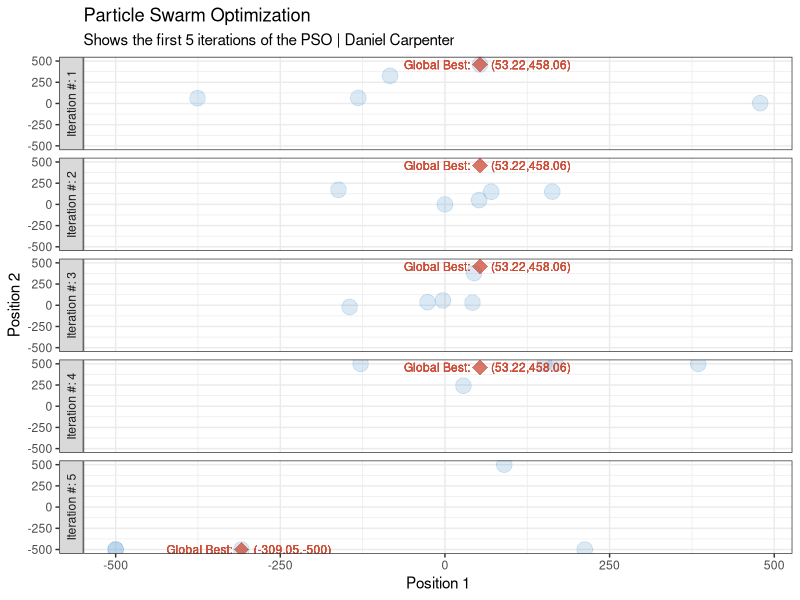

R code for this plot:

# ==============================================================================
# Viewer for the first n particle swarm optimization iterations
# ==============================================================================

library(readr)     # Read CSV
library(tidyverse) 
library(ggplot2)   # Plots
library(knitr)     # table printing


# Pull in the data from the swarm optimization (written in main loop)
swarmData <- read_csv('output.csv')


# Table holding the 5 iterations for the 5 particles
# Position and Velocity 1 & 2, as well indicator of global best
swarmDataTable <- swarmData %>%
  mutate(isGlobalBest = if_else(position1 == globalBest1 & 
                                  position2 == globalBest2, 
                                'New Global Best!', '') 
  ) %>%
  
  select(particle, iteration, starts_with('pos'), starts_with('vel'),
         isGlobalBest)

# Print the table
print(kable(swarmDataTable))


# Plot the first 5 iterations with each particle's position
iterPlot <- swarmData %>% 
  ggplot(aes(x = position1,
             y = position2)) +
  
  # Points for the Swarm
  geom_point(alpha = 0.2,
             color = 'steelblue3',
             size  = 5) +
  
  # Red Point for the global best
  geom_point(aes(x = globalBest1,
                 y = globalBest2),
             alpha = 0.25,
             color = 'tomato3',
             size  = 5,
             shape = 18) +
  
  # Label for the global best
  geom_text(label = paste0('     Global Best:       (', round(swarmData$globalBest1, 2), ',', 
                                               round(swarmData$globalBest2, 2),')'),
            aes(x = globalBest1,
                y = globalBest2),
            color = 'tomato3',
            alpha = 0.9,
            size = 3) +
  
  # Facet by Iteration
  facet_grid(rows = vars(paste0('Iteration #: ', iteration)),
             switch = 'y') +
  labs(title = 'Particle Swarm Optimization',
       subtitle = paste0('Shows the first ', max(swarmData$iteration), 
                         ' iterations of the PSO | Daniel Carpenter'),
       x = 'Position 1',
       y = 'Position 2') + 
  
  theme_bw() # a theme

print(iterPlot)
